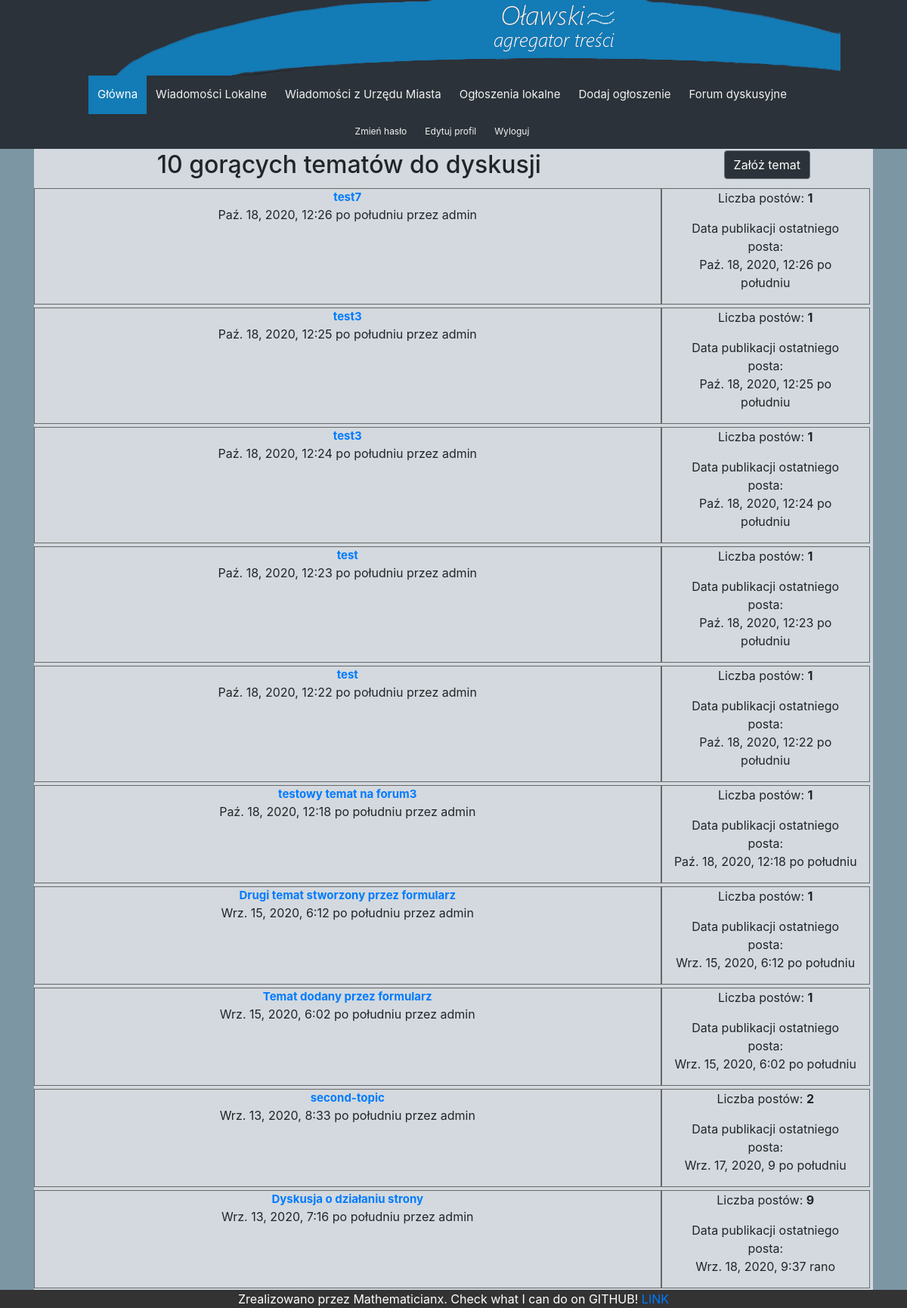
The page /forum/ (signed in) on the database its author committed.
### homepage/models.py (models this page shows, shortened)
class ForumTopic(models.Model):
    author = models.ForeignKey(User,
                               on_delete=models.CASCADE,
                               related_name='all_posts')
    title = models.CharField(max_length=250)
    body = tinymce_models.HTMLField()
    date_of_publication = models.DateTimeField(auto_now_add=True)
    slug = models.SlugField(max_length=250,
                            unique_for_date='date_of_publication')
    def get_absolute_url(self):
        return reverse('homepage:post_detail',
                       args=[self.id,
                             self.slug])
    @property
    def topic_count(self):
        current_topic = ForumTopic.objects.get(id=self.id)
        post_count = current_topic.topic_posts.all().count() + 1 # increment for topic
        return post_count
    @property
    def last_post_date(self):
        current_topic = ForumTopic.objects.get(id=self.id)
        try:
            last_post_date = current_topic.topic_posts.last().date_of_publication
        except AttributeError:
            last_post_date = current_topic.date_of_publication
        return last_post_date

class ForumResponse(models.Model):
    author = models.ForeignKey(User,
                               on_delete=models.CASCADE,
                               related_name='user_posts')
    body = tinymce_models.HTMLField()
    date_of_publication = models.DateTimeField(auto_now_add=True)
    topic = models.ForeignKey(ForumTopic,
                              on_delete=models.CASCADE,
                              related_name='topic_posts')

### homepage/views.py (the view)
# urls.py: path('forum/', views.forum, name='forum'),
def forum(request):
    all_topics = ForumTopic.objects.all().order_by('-id')
    return render(request, 'homepage/forum.html', {'all_topics': all_topics})

### homepage/templates/homepage/forum.html (shortened to what this page needs)
{% extends "homepage/base.html" %}
{% load thumbnail %}
{% load static %}
{% block content %}
<div class="container">
    <div class="row">
        <div class="col-12-center">
            <div class="row-forum">
                <div class="col-9-center">
                    <h2> {{ all_topics.count }} gorących tematów do dyskusji</h2>
                </div>
                <div class="col-3-center-no-brdr">
                    <a style="background-color:#2b3239" href="{% url "homepage:create_topic" %}" class="btn btn-secondary">Załóż temat</a>
                </div>
            </div>
            <div class="col-12-no-brdr">
            {% for topic in all_topics %}
                    <div class="row-forum">
                        <div class="col-9">
                            <p class="title-news"><a href="{{ topic.get_absolute_url }}">{{ topic.title }}</a></p>
                            <p class="date-cont">{{ topic.date_of_publication}} przez {{ topic.author }}</p>
                        </div>
                        <div class="col-3">
                            <p>Liczba postów: <strong>{{ topic.topic_count }}</strong></p>
                            <p>Data publikacji ostatniego posta: <br>{{ topic.last_post_date }}</p>
                        </div>
                    </div>
            {% endfor %}
            </div>
        </div>
    </div>
</div>
{% endblock %}

### homepage/static/css/homepage.css (style rules this page uses)
body { background-color: #7c96a4; }
.container { display: flex; flex-direction: column; justify-content: center; align-items: center; }
.row { width:100%; display: flex; }
.row-forum { width:100%; display: flex; padding: 2px; }
.col-3 { width: 25%; background-color: #d3d9de; border: 1px solid #686868; }
.col-9 { width: 75%; background-color: #d3d9de; border: 1px solid #686868; margin-left: -2px; }
.col-9-center { width: 75%; text-align: center; background-color: #d3d9de; }
.col-12-center { width: 100%; text-align: center; background-color: #d3d9de; }
.col-12-no-brdr { width: 100%; background-color: #d3d9de; }
.col-3-center-no-brdr { width: 25%; background-color: #d3d9de; text-align: center; }
.title-news { font-size: 15px; font-weight: bold; margin-bottom: 0px; }

### rows shown on the page
ForumTopic: title "test7", date_of_publication "Paź. 18, 2020, 12:26 po południu", author "admin", topic_count "1", last_post_date "Paź. 18, 2020, 12:26 po południu"
ForumTopic: title "test3", date_of_publication "Paź. 18, 2020, 12:25 po południu", author "admin", topic_count "1", last_post_date "Paź. 18, 2020, 12:25 po południu"
ForumTopic: title "test3", date_of_publication "Paź. 18, 2020, 12:24 po południu", author "admin", topic_count "1", last_post_date "Paź. 18, 2020, 12:24 po południu"
ForumTopic: title "test", date_of_publication "Paź. 18, 2020, 12:23 po południu", author "admin", topic_count "1", last_post_date "Paź. 18, 2020, 12:23 po południu"
ForumTopic: title "test", date_of_publication "Paź. 18, 2020, 12:22 po południu", author "admin", topic_count "1", last_post_date "Paź. 18, 2020, 12:22 po południu"
ForumTopic: title "testowy temat na forum3", date_of_publication "Paź. 18, 2020, 12:18 po południu", author "admin", topic_count "1", last_post_date "Paź. 18, 2020, 12:18 po południu"
ForumTopic: title "Drugi temat stworzony przez formularz", date_of_publication "Wrz. 15, 2020, 6:12 po południu", author "admin", topic_count "1", last_post_date "Wrz. 15, 2020, 6:12 po południu"
ForumTopic: title "Temat dodany przez formularz", date_of_publication "Wrz. 15, 2020, 6:02 po południu", author "admin", topic_count "1", last_post_date "Wrz. 15, 2020, 6:02 po południu"
ForumTopic: title "second-topic", date_of_publication "Wrz. 13, 2020, 8:33 po południu", author "admin", topic_count "2", last_post_date "Wrz. 17, 2020, 9 po południu"
ForumTopic: title "Dyskusja o działaniu strony", date_of_publication "Wrz. 13, 2020, 7:16 po południu", author "admin", topic_count "9", last_post_date "Wrz. 18, 2020, 9:37 rano"

### other values the page prints
{{ all_topics.count }} "10"
